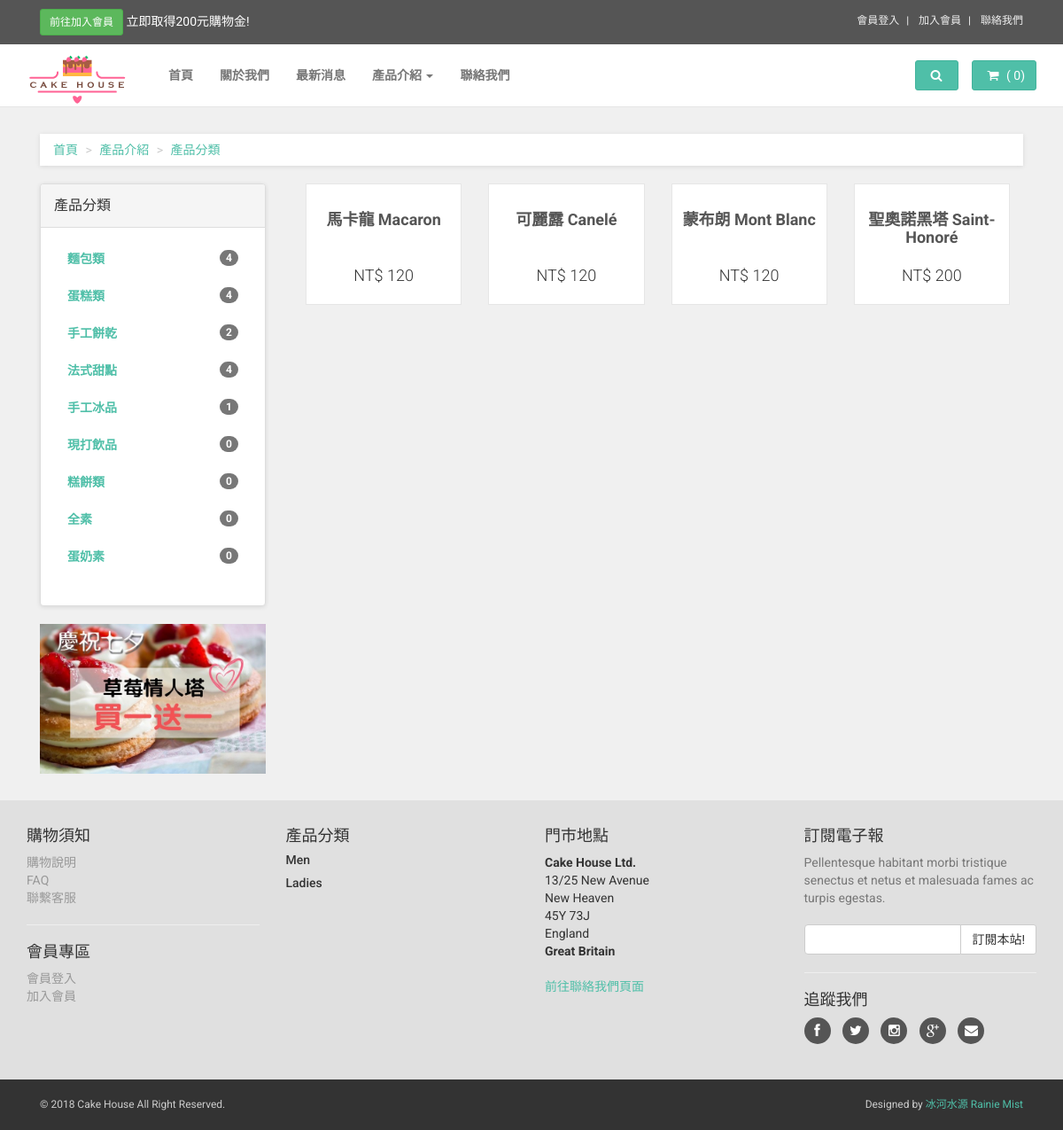
Page /frontend/products_list.php?cat=4 on the earlier database version.
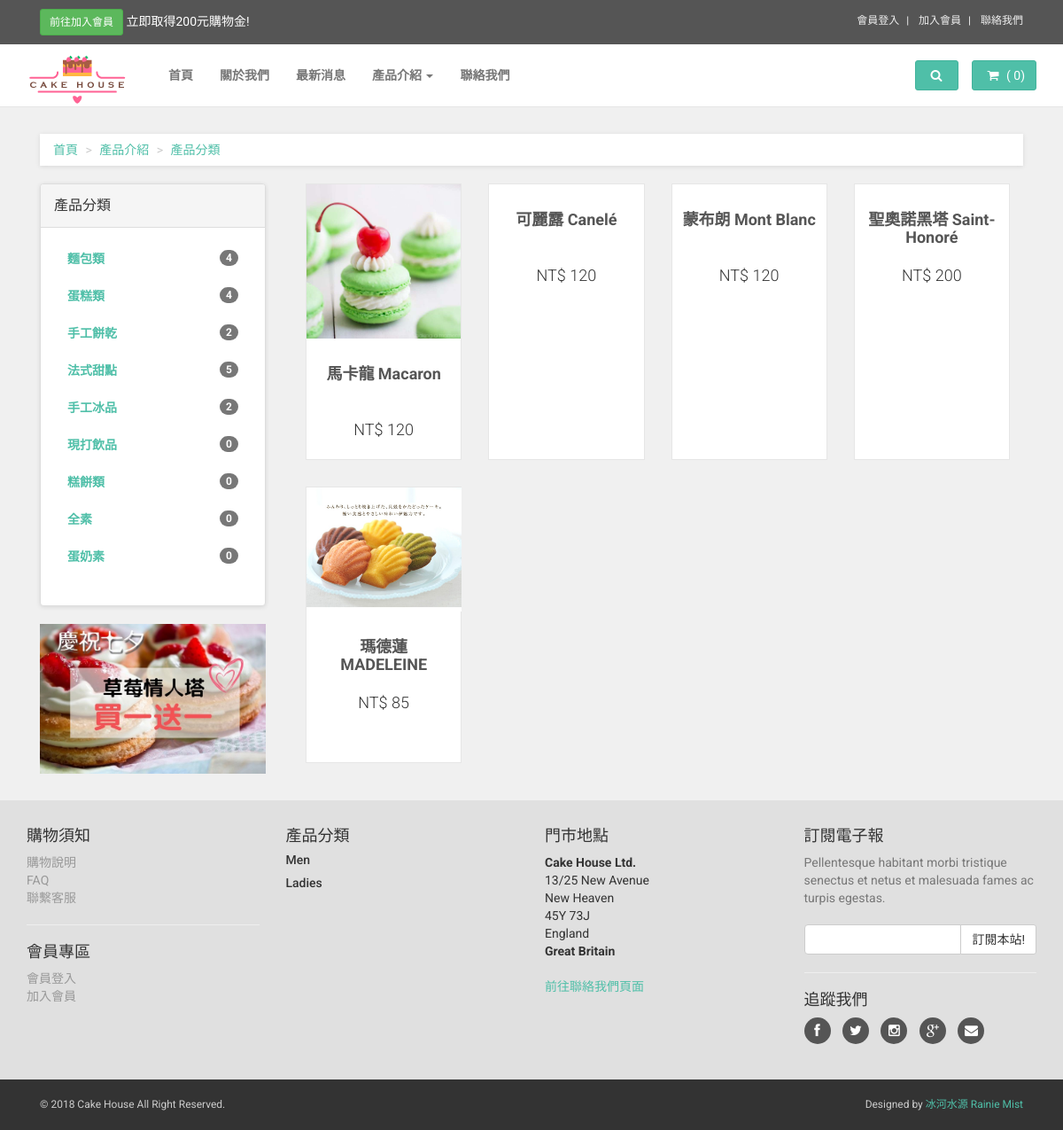
Same page on the later database version.
### tables this page shows
CREATE TABLE IF NOT EXISTS `product_categories` (
  `product_categories_id` int(11) NOT NULL,
  `category` varchar(255) NOT NULL,
  `created_at` varchar(255) DEFAULT NULL,
  `updated_at` varchar(255) DEFAULT NULL,
  `order` int(11) NOT NULL,
  `series_id` int(11) NOT NULL
);

CREATE TABLE IF NOT EXISTS `products` (
  `products_id` int(11) NOT NULL,
  `product_categories_id` int(11) NOT NULL,
  `picture` varchar(255) DEFAULT NULL,
  `name` varchar(255) NOT NULL,
  `description` text NOT NULL,
  `price` varchar(255) NOT NULL,
  `created_at` varchar(255) DEFAULT NULL,
  `updated_at` varchar(255) DEFAULT NULL
);

### frontend/products_list.php (the view, shortened to what this page needs)
<?php session_start();
require('../connection/connection.php');
$query = $db->query("SELECT * FROM products WHERE product_categories_id=".$_GET['cat']);
$products_list = $query->fetchAll(PDO::FETCH_ASSOC); ?>
<!DOCTYPE html>
<html lang="en">
<head>
    <?php require_once('template/head_files.php'); ?>
</head>
<body>
<?php require_once('template/navbar.php'); ?>
    <div id="all">
        <div id="content">
            <div class="container">
                <div class="col-md-12">
                    <ul class="breadcrumb">
                        <li><a href="../index.php">首頁</a>
                        </li>
                        <li><a href="#">產品介紹</a>
                        </li>
                        <li><a href="#">產品分類</a>
                        </li>
                    </ul>
                </div>
                <div class="col-md-3">
                    <div class="panel panel-default sidebar-menu">
                        <div class="panel-heading">
                            <h3 class="panel-title">產品分類</h3>
                        </div>
                        <div class="panel-body">
                            <ul class="nav nav-pills nav-stacked category-menu">
                            <?php foreach($categories as $side_categories){
                                    $query = $db->query("SELECT * FROM products WHERE product_categories_id=".$side_categories['product_categories_id']);
                                    $total_products = count ($query->FetchAll(PDO::FETCH_ASSOC));
                                    ?>
                                <li>
                                    <a href="products_list.php?cat=<?php echo $side_categories['product_categories_id'];?>">
                                    <?php echo $side_categories['category']; ?><span class="badge pull-right"><?php echo $total_products; ?></span></a>
                                </li>
                                <?php } ?>
                            </ul>
                        </div>
                    </div>
                    <div class="banner">
                        <a href="#">
                        <img src="../images/ad-banner.jpg" alt="" class="img-responsive">
                        </a>
                    </div>
                </div>
                <div id="hot">
                <div class="col-md-9">
                <div class="row same-height-row">
                        <div class="col-sm-12">
     <?php foreach ($products_list as $products){ ?>
            <div class="col-sm-3">
                            <div class="product same-height">
                                <div class="flip-container">
                                    <div class="flipper">
                                        <div class="front">
                                            <a href="products.php?id=<?php echo $products['products_id']; ?>">
                                                <img src="../uploads/products/<?php echo $products['picture']; ?>" alt="" class="img-responsive">
                                            </a>
                                        </div>
                                        <div class="back">
                                            <a href="products.php?id=<?php echo $products['products_id']; ?>">
                                            </a>
                                        </div>
                                    </div>
                                </div>
                                <div class="text">
                                    <h3><a href="products.php?id=<?php echo $products['products_id']; ?>"><?php echo $products['name']; ?></a></h3>
                                    <p class="price">NT$ <?php echo $products['price']; ?></p>
                                </div>
                            </div>
                        </div>
    <?php } ?>
                </div>
        </div>
         </div>
</div>
</div>
                        </div>
                    </div>
       <?php require_once('template/footer.php'); ?>
</body>
</html>

Differences in the rows shown:
computed for product_categories "法式甜點": total_products "4" → "5"
computed for product_categories "手工冰品": total_products "1" → "2"
changed products "馬卡龍 Macaron": picture: picture added
now on this page (row edited): products: picture (picture), name "瑪德蓮 MADELEINE", price "85"
